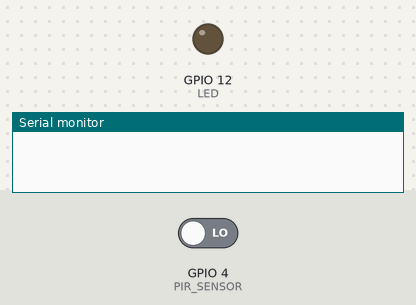
The sketch below on a simulated ESP32. Parts: output pins drawn as LEDs (lit = HIGH), the last lines printed to the serial monitor. The test bench sets the inputs (shaded band); at power-on: GPIO 4 (PIR_SENSOR) LOW.

Above: at 2.2 s.
2.3 s: GPIO 4 (PIR_SENSOR) driven HIGH
At 2.8 s:
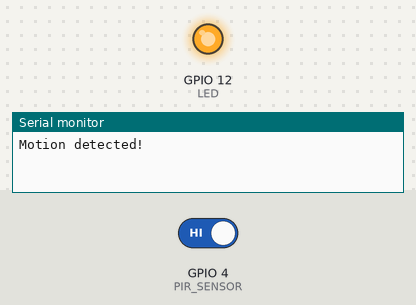
3.8 s: GPIO 4 (PIR_SENSOR) driven LOW
At 5.2 s:
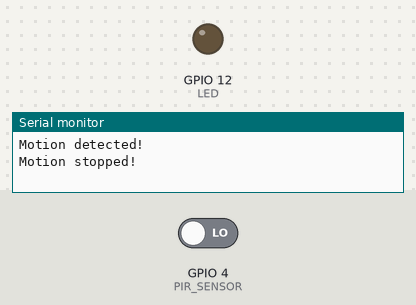
Timing chart, 0 to 6.8 s (numbered marks = the images above; inputs shaded):
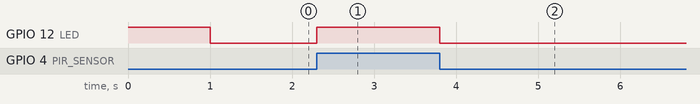

Measured:
- after the input at 2.3 s, GPIO 12 (LED): LOW → HIGH at once
- after the input at 3.8 s, GPIO 12 (LED): HIGH → LOW at once

The sketch:

PIR_sensor_ESP_Ard.ino
```cpp
const int PIR_SENSOR = GPIO_NUM_4;  // the pin that OUTPUT pin of sensor is connected to
const int LED = GPIO_NUM_12;
int pinStateCurrent = LOW;   // current state of pin
int pinStatePrevious = LOW;  // previous state of pin

void setup() {
  Serial.begin(115200);  // initialize serial
  pinMode(LED, OUTPUT);
  pinMode(PIR_SENSOR, INPUT);  // set arduino pin to input mode to read value from OUTPUT pin of sensor

  digitalWrite(LED, HIGH);
  delay(1000);
  digitalWrite(LED, LOW);
}

void loop() {
  pinStatePrevious = pinStateCurrent;         // store old state
  pinStateCurrent = digitalRead(PIR_SENSOR);  // read new state

  if (pinStatePrevious == LOW && pinStateCurrent == HIGH) {  // pin state change: LOW -> HIGH
    Serial.println("Motion detected!");
    digitalWrite(LED, HIGH);
    // TODO: turn on alarm, light or activate a device ... here
  } else if (pinStatePrevious == HIGH && pinStateCurrent == LOW) {  // pin state change: HIGH -> LOW
    Serial.println("Motion stopped!");
    digitalWrite(LED, LOW);
    // TODO: turn off alarm, light or deactivate a device ... here
  }

  // if (digitalRead(PIR_SENSOR)) {
  //   Serial.println("Motion detected!");
  //   digitalWrite(13, HIGH);
  // } else {
  //   Serial.println("watching . . .");
  //   digitalWrite(13, LOW);
  // }
  // delay(200);
}
```
